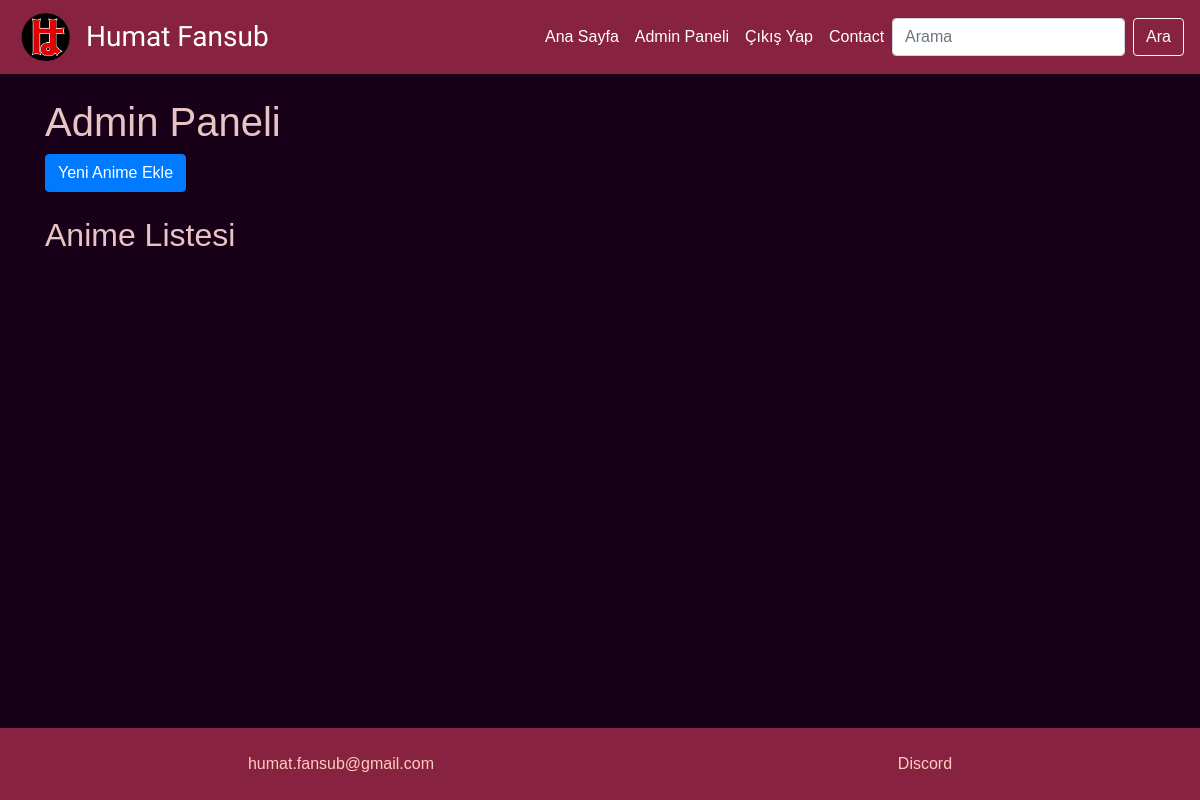
Page /admin (signed in) on the earlier database version.
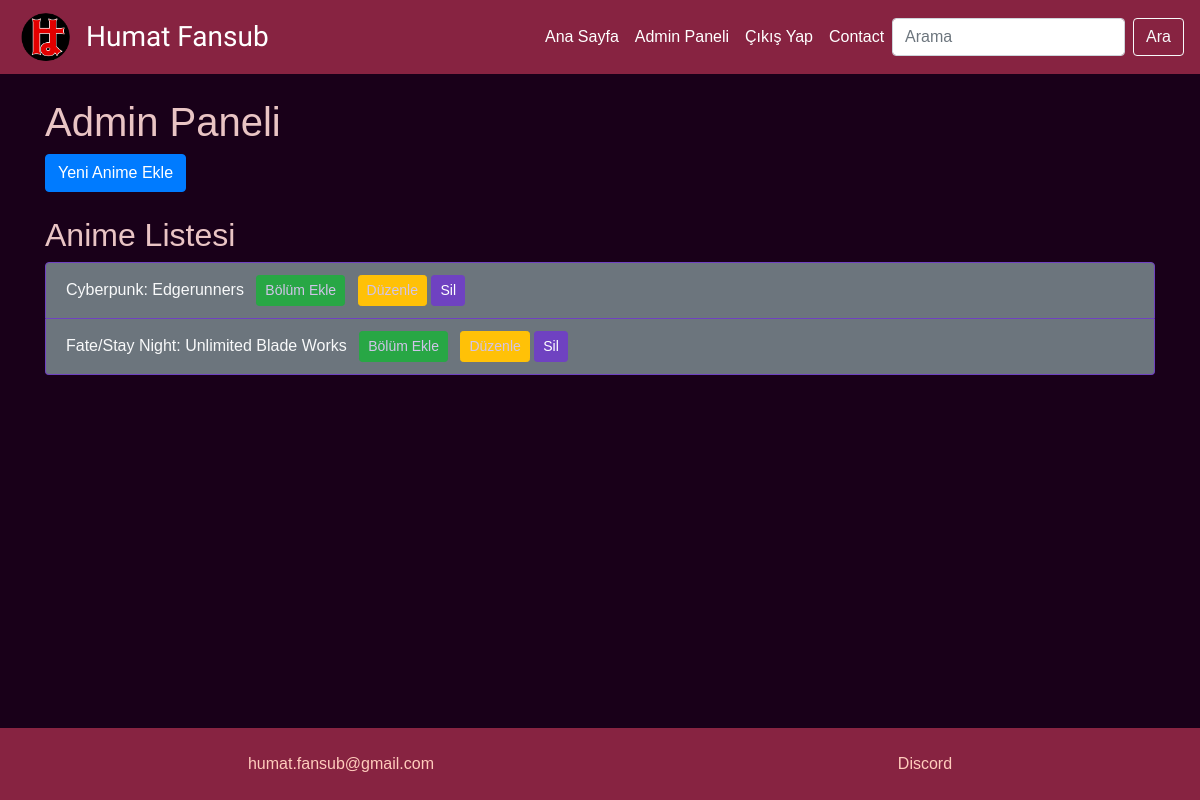
Same page on the later database version.
### models.py (models this page shows)
class Anime(db.Model):
    id = db.Column(db.Integer, primary_key=True)
    name = db.Column(db.String(150), nullable=False)
    description = db.Column(db.Text, nullable=False)
    cover_image = db.Column(db.String(150), nullable=False)
    episodes = db.relationship('Episode', backref='anime', lazy=True)
    genres = db.Column(db.String(250), nullable=False)  # Türler virgülle ayrılacak

### app.py (the view)
@app.route('/admin', methods=['GET', 'POST'])
@login_required
def admin():
    animes = Anime.query.all()
    return render_template('admin.html', animes=animes)

### app.py (called while the page is built)
@login_manager.user_loader
def load_user(user_id):
    return User.query.get(int(user_id))

@app.after_request
def add_security_headers(response):
    response.headers['X-Frame-Options'] = 'DENY'
    response.headers['X-Content-Type-Options'] = 'nosniff'
    return response

### templates/admin.html (shortened to what this page needs)
{% extends "base.html" %}
{% block content %}
    <h1>Admin Paneli</h1>
    <a href="{{ url_for('add_anime') }}" class="btn btn-primary mb-4">Yeni Anime Ekle</a>
    <h2>Anime Listesi</h2>
    <ul class="list-group">
        {% for anime in animes %}
            <li class="list-group-item bg-secondary text-light">
                <a href="{{ url_for('anime', anime_id=anime.id) }}" class="text-light">{{ anime.name }}</a>
                <a href="{{ url_for('add_episode', anime_id=anime.id) }}" class="btn btn-success btn-sm ml-2">Bölüm Ekle</a>
                <a href="{{ url_for('edit_anime', anime_id=anime.id) }}" class="btn btn-warning btn-sm ml-2">Düzenle</a>
                {% if current_user.is_authenticated %}
                <form action="{{ url_for('delete_anime', anime_id=anime.id) }}" method="post" class="d-inline">
                    <button type="submit" class="btn btn-danger btn-sm">Sil</button>
                </form>
                {% endif %}
            </li>
        {% endfor %}
    </ul>
{% endblock %}

### templates/base.html (shortened to what this page needs)
<!DOCTYPE html>
<html lang="en">
<head>
    <link rel="stylesheet" href="https://stackpath.bootstrapcdn.com/bootstrap/4.5.2/css/bootstrap.min.css">
    <link rel="stylesheet" href="{{ url_for('static', filename='css/style.css') }}">
</head>
<body class="bg-dark text-light">
    <header>
        <nav class="navbar navbar-expand-lg navbar-dark bg-primary">
        <a class="navbar-brand navbar-brand-logo" href="{{ url_for('index') }}">
            <img src="{{ url_for('static', filename='images/logo.png') }}" alt="Logo">
            <span>Humat Fansub</span>
        </a>
        <div class="collapse navbar-collapse" id="navbarNav">
            <ul class="navbar-nav ml-auto">
                <li class="nav-item">
                    <a class="nav-link" href="{{ url_for('index') }}">Ana Sayfa</a>
                </li>
                {% if current_user.is_authenticated %}
                <li class="nav-item">
                    <a class="nav-link" href="{{ url_for('admin') }}">Admin Paneli</a>
                </li>
                <li class="nav-item">
                    <a class="nav-link" href="{{ url_for('logout') }}">Çıkış Yap</a>
                </li>
                {% endif %}
                <li class="nav-item">
                    <a class="nav-link" href="#footer" onclick="highlightFooter()">Contact</a>
                </li>
            </ul>
            <form class="form-inline my-2 my-lg-0" action="{{ url_for('search') }}" method="GET">
                <input class="form-control mr-sm-2" type="search" name="query" placeholder="Arama" aria-label="Search">
                <button class="btn btn-outline-light my-2 my-sm-0" type="submit">Ara</button>
            </form>
        </div>
    </nav>
    </header>
    <main class="container mt-4">
        {% block content %}{% endblock %}
    </main>
    <footer id="footer" class="text-center mt-4">
        <p><a href="mailto:humat.fansub@gmail.com" onclick="highlightFooter()">humat.fansub@gmail.com</a></p>
        <p><a href="https://discord.gg/SaKSmuZkAf ">Discord</a></p>
    </footer>
</body>
</html>

### static/css/style.css (style rules this page uses)
body { color: #d1c4e9; }
h1, h2 { color: #e9c4c4; }
.list-group-item { background-color: #2c2c2c; border: 1px solid #6f42c1; }
.list-group-item a { color: #d1c4e9; }
.btn-danger { background-color: #6f42c1; border-color: #6f42c1; }

### templates/base.html (style rules this page uses)
html, body { height: 100%; margin: 0; display: flex; flex-direction: column; }
body { font-family: 'Noto Sans JP', sans-serif; font-size: 16px; color: #333; }
.navbar-brand-logo { display: flex; align-items: center; }
.navbar-brand-logo img { max-width: 60px; max-height: 60px; margin-right: 10px; border-radius: 50%; }
.navbar-brand-logo span { font-family: 'Kaushan Script', cursive; font-size: 1.4em; color: #fff; }
body.bg-dark { background-color: #190019 !important; }
.navbar { background-color: #872341 !important; }
.nav-link { color: #fff !important; }
footer { display: flex; justify-content: space-around; align-items: center; flex-wrap: wrap; padding: 1rem; background-color: #872341; position: relative; bottom: 0; width: 100%; }
footer p { margin: 0.5rem; color: #fff; }
footer a { color: #ffccbc; }
main { flex: 1; }

Differences in the rows shown:
added Anime: name "Cyberpunk: Edgerunners"
added Anime: name "Fate/Stay Night: Unlimited Blade Works"
